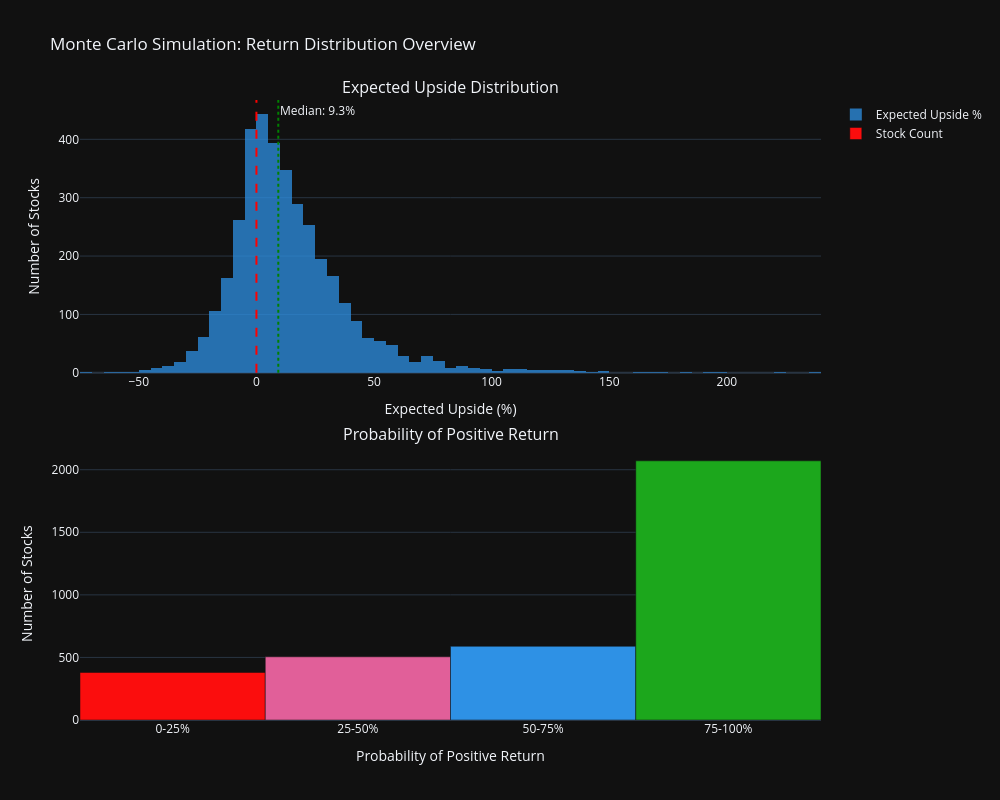

Write notebook code for a chart like this one.
### Markdown cell above
### 4.1 Expected Upside Distribution

### Code cell
fig = make_subplots(
    rows=2, cols=1,
    subplot_titles=("Expected Upside Distribution", "Probability of Positive Return"),
    vertical_spacing=0.12,
)

# Clip extreme outliers for better visualization
upside_clipped = mc["expected_upside_pct"].clip(-100, 300)

fig.add_trace(
    go.Histogram(
        x=upside_clipped,
        nbinsx=80,
        marker_color=COLORS[0],
        opacity=0.75,
        name="Expected Upside %",
    ),
    row=1, col=1,
)
fig.add_vline(x=0, line_dash="dash", line_color="red", row=1, col=1)
fig.add_vline(
    x=mc["expected_upside_pct"].median(),
    line_dash="dot", line_color="green",
    annotation_text=f"Median: {mc['expected_upside_pct'].median():.1f}%",
    row=1, col=1,
)

# Probability of positive return - pie chart
prob_bins = pd.cut(mc["prob_positive_upside"], bins=[0, 25, 50, 75, 100],
                   labels=["0-25%", "25-50%", "50-75%", "75-100%"])
prob_counts = prob_bins.value_counts().sort_index()
fig.add_trace(
    go.Bar(
        x=prob_counts.index.astype(str),
        y=prob_counts.values,
        marker_color=[COLORS[3], COLORS[1], COLORS[0], COLORS[2]],
        name="Stock Count",
    ),
    row=2, col=1,
)

fig.update_layout(
    title="Monte Carlo Simulation: Return Distribution Overview",
    template=PLOTLY_TEMPLATE,
    height=800,
    width=1000,
    showlegend=True,
)
fig.update_xaxes(title_text="Expected Upside (%)", row=1, col=1)
fig.update_xaxes(title_text="Probability of Positive Return", row=2, col=1)
fig.update_yaxes(title_text="Number of Stocks", row=1, col=1)
fig.update_yaxes(title_text="Number of Stocks", row=2, col=1)
fig.show()

### Figure 1 — Plotly figure (JSON) as saved in the notebook; plotly's stock layout.template omitted (floating-point values rounded to 4 significant figures; data arrays with more than 128 entries replaced by an {"elided": "..."} marker saying what was removed)
{"data": [{"marker": {"color": "#2E91E5"}, "name": "Expected Upside %", "nbinsx": 80, "opacity": 0.75, "x": {"elided": "3738 float values"}, "type": "histogram", "xaxis": "x", "yaxis": "y"}, {"marker": {"color": ["#FB0D0D", "#E15F99", "#2E91E5", "#1CA71C"]}, "name": "Stock Count", "x": ["0-25%", "25-50%", "50-75%", "75-100%"], "y": [380, 505, 589, 2071], "type": "bar", "xaxis": "x2", "yaxis": "y2"}], "layout": {"xaxis": {"anchor": "y", "domain": [0.0, 1.0], "title": {"text": "Expected Upside (%)"}}, "yaxis": {"anchor": "x", "domain": [0.56, 1.0], "title": {"text": "Number of Stocks"}}, "xaxis2": {"anchor": "y2", "domain": [0.0, 1.0], "title": {"text": "Probability of Positive Return"}}, "yaxis2": {"anchor": "x2", "domain": [0.0, 0.44], "title": {"text": "Number of Stocks"}}, "annotations": [{"font": {"size": 16}, "showarrow": false, "text": "Expected Upside Distribution", "x": 0.5, "xanchor": "center", "xref": "paper", "y": 1.0, "yanchor": "bottom", "yref": "paper"}, {"font": {"size": 16}, "showarrow": false, "text": "Probability of Positive Return", "x": 0.5, "xanchor": "center", "xref": "paper", "y": 0.44, "yanchor": "bottom", "yref": "paper"}, {"showarrow": false, "text": "Median: 9.3%", "x": 9.299, "xanchor": "left", "xref": "x", "y": 1, "yanchor": "top", "yref": "y domain"}], "shapes": [{"line": {"color": "red", "dash": "dash"}, "type": "line", "x0": 0, "x1": 0, "xref": "x", "y0": 0, "y1": 1, "yref": "y domain"}, {"line": {"color": "green", "dash": "dot"}, "type": "line", "x0": 9.299, "x1": 9.299, "xref": "x", "y0": 0, "y1": 1, "yref": "y domain"}], "title": {"text": "Monte Carlo Simulation: Return Distribution Overview"}, "height": 800, "width": 1000, "showlegend": true}}
